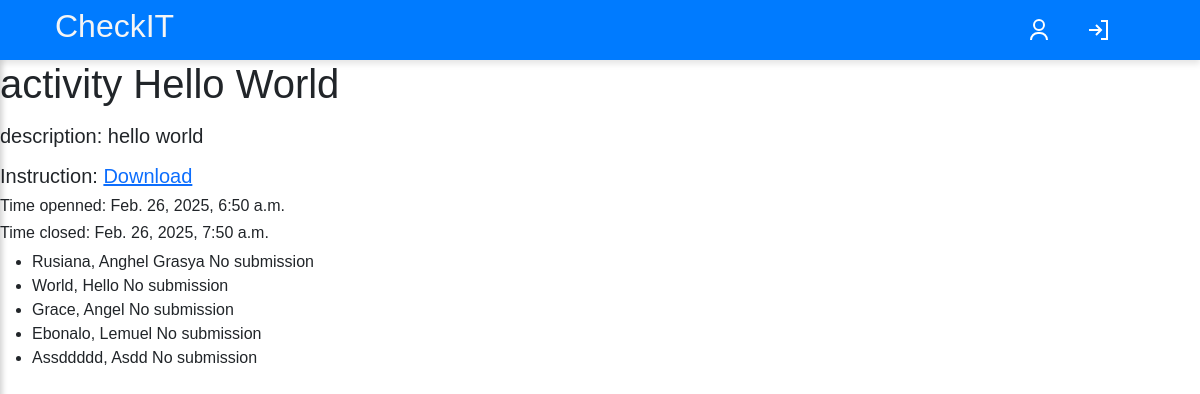
/classroom/1/activity/2 (signed in), run on the app's committed database.
### autochecker/models.py (models this page shows, shortened)
class Activity(models.Model):
    title = models.CharField(max_length=255)
    teacher_assigned = models.ForeignKey(
        settings.AUTH_USER_MODEL,
        on_delete=models.CASCADE,
        limit_choices_to=professor_filter,
        blank=True
    )
    description = models.TextField()
    instructions = models.FileField(upload_to='instructions/', null=False)
    check50_slug = models.CharField(max_length=255)
    created_at = models.DateTimeField(auto_now_add=True)
    time_open = models.DateTimeField(null=False, default=timezone.now)
    time_limit = models.DateTimeField(null=True, default=default_time_closed)
    isClosed = models.BooleanField(default=False)
    classroom = models.ForeignKey(
        Classroom,
        related_name='assigned_activities',
        on_delete=models.CASCADE,
        null=True,
        blank=True
    )

class CustomUser(AbstractUser):
     ROLE = (
          ('professor', 'professor'),
          ('student', 'student')
     )
     role = models.CharField(max_length=10, choices=ROLE)

### autochecker/views.py (the view)
# urls.py: path('classroom/<int:classroom_pk>/activity/<int:pk>', ActivityDetail.as_view(), name='activity_detail'),
class ActivityDetail( LoginRequiredMixin,DetailView):
    model = Activity
    template_name = 'main/activity.html'
    context_object_name = 'activity'
    def get_queryset(self):
        user = self.request.user
        return Activity.objects.filter(classroom_id=self.kwargs.get('classroom_pk'))
    def get_context_data(self, **kwargs):
        context = super().get_context_data(**kwargs)
        user = self.request.user
        activity = self.get_object()  # This ensures the DetailView works correctly
        classroom = activity.classroom
        submission_subquery = Submission.objects.filter(
            activity=activity, student=OuterRef('pk')
        ).values('id')[:1]  # Get only the first submission (if multiple exist)
        students = classroom.students_assigned.annotate(
            submission_id=Subquery(submission_subquery),
            is_submitted=Subquery(submission_subquery)  # Will be None if no submission
        )
        student_data = []
        for student in students:
            submission = Submission.objects.filter(activity=activity, student=student).first()
            student_data.append({
                'student': student,
                'is_submitted': submission is not None,
                'submission': submission  # Include full submission object
            })
        context['student_submitted'] = student_data
        context['submitted_activities'] = Submission.objects.filter(student=user, activity=activity)
        context['submit_form'] = SubmitForm()
        return context

### templates/main/activity.html (shortened to what this page needs)
{% extends '../layout/layout.html' %}
{% block main %}
     {% if user.is_authenticated %}
          <h1>activity {{ activity.title }}</h1>
          <h5>description: {{ activity.description }}<h5>
               {% if activity.instructions %}
               <h5>Instruction: <a href="{{ activity.instructions.url }}" download>Download</a></h5>
          {% else %}
               <h5>No instructions available.</h5>
          {% endif %}
          <h6>Time openned: {{ activity.time_open}}</h6>
          <h6>Time closed: {{ activity.time_limit }}</h6>
          {% if user.role == "student" %}
               {% if submitted_activities %}
                    <p>You have already submitted this activity.</p>
                    <form method="post" action="{% url 'unsubmit' submitted_activities.first.pk %}">
                         {% csrf_token %}
                         {% for submitted in submitted_activities %}
                         <ul><li>{{ submitted.activity.title }} {{ submitted.status }} <a href="{% url 'submission_detail' classroom_pk=activity.classroom.pk activity_pk=activity.pk pk=submitted.pk%}">click to see results</a>
                              <button type="submit">Unsubmit</button>
                         </li></ul>
                         {% endfor %}
                    </form>
               {% else %}
                    <form method="post" action='{% url "submit" classroom_pk=activity.classroom.pk pk=activity.pk %}' enctype="multipart/form-data">
                         {% csrf_token %}
                         {{ submit_form.as_p }}
                    <p>{{  activity.time_limit|date:"Y-m-d H:i:s" }}</p>
                    <button type="submit" >Submit</button>
                    </form>
               {% endif %}
          {% elif user.role == 'professor' %}
               {% if student_submitted %}
               <ul>
                    {% for item  in student_submitted %}
                         <li>
                              {{ item.student.last_name|title }}, {{ item.student.first_name|title }}
                              {% if item.is_submitted %}
                                   {% with submission=item.submission %}
                                        {% if submission %}
                                             <a href="{% url 'submission_detail' classroom_pk=activity.classroom.pk activity_pk=activity.pk pk=submission.pk %}">Results</a>
                                             {{ submission.grade|floatformat:0 }}/100 - Status: {{ submission.status }}
                                        {% else %}
                                         not found
                                        {% endif %}
                                   {% endwith %}
                              {% else %}
                                   No submission
                              {% endif %}
                         </li>
                    {% endfor %}
               </ul>
               {% else %}
                    <p>No students found.</p>
               {% endif %}
          {% endif %}
     {% endif%}
{% endblock%}

### static/css/index.css (style rules this page uses)
body, html { height: 100vh; width: 100vw; display: flex; flex-direction: column; margin: 0; font-family: "Arial", sans-serif; background: #f8f9fa; }

### data on the page
Activity: title "Hello World", description "hello world", time_open "Feb. 26, 2025, 6:50 a.m.", time_limit "Feb. 26, 2025, 7:50 a.m."
CustomUser: student.last_name "Rusiana", student.first_name "Anghel Grasya"
CustomUser: student.last_name "World", student.first_name "Hello"
CustomUser: student.last_name "Grace", student.first_name "Angel"
CustomUser: student.last_name "Ebonalo", student.first_name "Lemuel"
CustomUser: student.last_name "Assddddd", student.first_name "Asdd"
